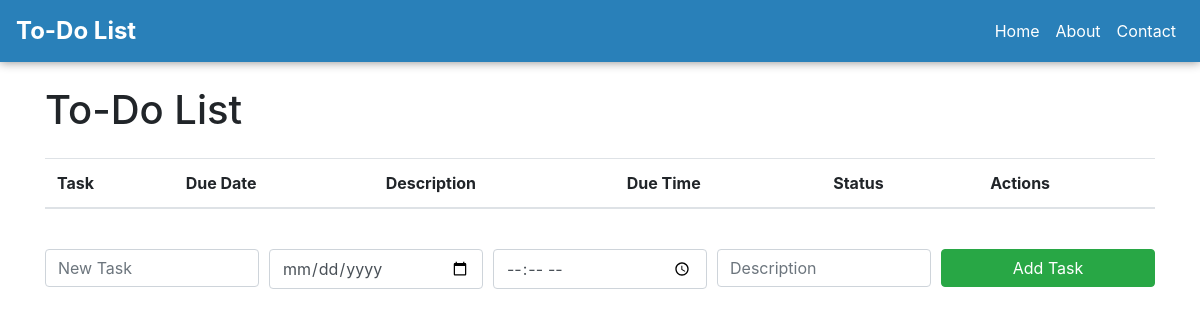
The app's page /todo (signed in), older data.
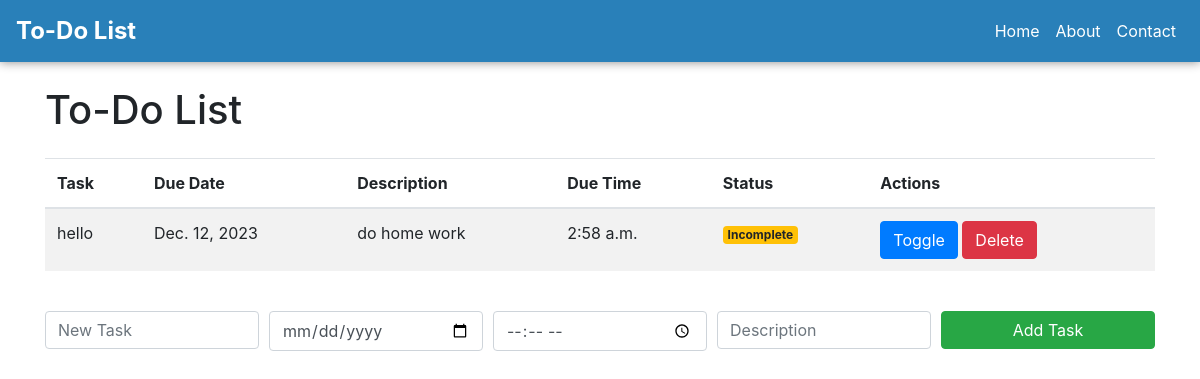
The same page, newer data.
### myapp/models.py (models this page shows, shortened)
class Task(models.Model):
    user = models.ForeignKey(User, on_delete=models.CASCADE)
    title = models.CharField(max_length=200)
    due_date = models.DateField(null=True, blank=True)
    description = models.TextField(null=True, blank=True)
    due_time = models.TimeField(null=True, blank=True)
    completed = models.BooleanField(default=False)

### myapp/views.py (the view)
# urls.py: path('todo', index, name='index'),
def index(request):
    tasks = Task.objects.filter(user=request.user)
    return render(request, 'index.html', {'tasks': tasks})

### template/index.html (shortened to what this page needs)
<!DOCTYPE html>
<html>
<head>
    <link rel="stylesheet" href="https://maxcdn.bootstrapcdn.com/bootstrap/4.0.0/css/bootstrap.min.css">
</head>
<body>
    <nav class="navbar navbar-expand-lg navbar-light" style="background-color: #2980b9; box-shadow: 0px 0px 10px #888;">
        <a class="navbar-brand" href="" style="color: #fff; font-weight: bold; font-size: 24px;">To-Do List</a>
        <div class="collapse navbar-collapse" id="navbarNav">
            <ul class="navbar-nav ml-auto">
                <li class="nav-item">
                    <a class="nav-link" href="" style="color: #fff;">Home</a>
                </li>
                <li class="nav-item">
                    <a class="nav-link" href="" style="color: #fff;">About</a>
                </li>
                <li class="nav-item">
                    <a class="nav-link" href="" style="color: #fff;">Contact</a>
                </li>
            </ul>
        </div>
    </nav>
    <div class="container mt-4">
        <h1 class="mb-4">To-Do List</h1>
        <div class="table-responsive" style="max-height: 300px; overflow-y: auto;">
            <table class="table table-striped">
                <thead>
                    <tr>
                        <th>Task</th>
                        <th>Due Date</th>
                        <th>Description</th>
                        <th>Due Time</th>
                        <th>Status</th>
                        <th>Actions</th>
                    </tr>
                </thead>
                <tbody>
                    {% for task in tasks %}
                    <tr>
                        <td>{{ task.title }}</td>
                        <td>{{ task.due_date }}</td>
                        <td>{{ task.description }}</td>
                        <td>{{ task.due_time }}</td>
                        <td>
                            {% if task.completed %}
                                <span class="badge badge-success">Completed</span>
                            {% else %}
                                <span class="badge badge-warning">Incomplete</span>
                            {% endif %}
                        </td>
                        <td>
                            <button class="btn btn-primary update-task" data-pk="{{ task.id }}">Toggle</button>
                            <button class="btn btn-danger delete-task" data-pk="{{ task.id }}">Delete</button>
                        </td>
                    </tr>
                    {% endfor %}
                </tbody>
            </table>
        </div>
        <form id="task-form" class="mt-4">
        <div class="form-row">
            <div class="col">
                <input type="text" id="task-input" class="form-control" placeholder="New Task" required>
            </div>
            <div class="col">
                <input type="date" id="due-date-input" class="form-control" placeholder="Due Date">
            </div>
            <div class="col">
                <input type="time" id="due-time-input" class="form-control" placeholder="Due Time">
            </div>
            <div class="col">
                <input type="text" id="description-input" class="form-control" placeholder="Description">
            </div>
            <div class="col">
                <button type="submit" class="btn btn-success btn-block">Add Task</button>
            </div>
        </div>
    </form>
    </div>
</body>
</html>

Row changes from the older to the newer data that the page shows:
added Task: title "hello", due_date "Dec. 12, 2023", description "do home work", due_time "2:58 a.m.", completed "Incomplete"
